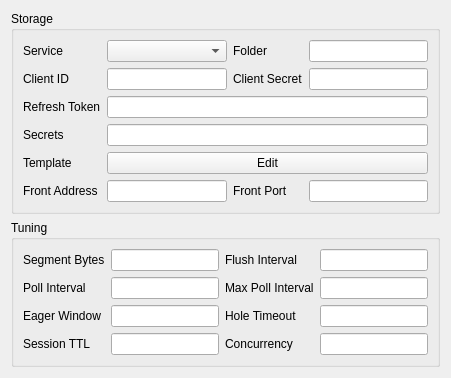
              <widget class="QWidget" name="xray_xdrive_box" native="true">
               <property name="sizePolicy">
                <sizepolicy hsizetype="Expanding" vsizetype="Preferred">
                 <horstretch>0</horstretch>
                 <verstretch>0</verstretch>
                </sizepolicy>
               </property>
               <layout class="QVBoxLayout" name="verticalLayout_xray_xdrive">
                <item>
                 <widget class="QGroupBox" name="xray_xdrive_storage_box">
                  <property name="sizePolicy">
                   <sizepolicy hsizetype="Expanding" vsizetype="Maximum">
                    <horstretch>0</horstretch>
                    <verstretch>0</verstretch>
                   </sizepolicy>
                  </property>
                  <property name="title">
                   <string>Storage</string>
                  </property>
                  <layout class="QGridLayout" name="gridLayout_xray_xdrive_storage">
                   <item row="0" column="0">
                    <widget class="QLabel" name="xray_xdrive_service_l">
                     <property name="text">
                      <string>Service</string>
                     </property>
                     <property name="buddy">
                      <cstring>xray_xdrive_service</cstring>
                     </property>
                    </widget>
                   </item>
                   <item row="0" column="1">
                    <widget class="NoWheelComboBox" name="xray_xdrive_service"/>
                   </item>
                   <item row="0" column="2">
                    <widget class="QLabel" name="xray_xdrive_folder_l">
                     <property name="text">
                      <string>Folder</string>
                     </property>
                     <property name="buddy">
                      <cstring>xray_xdrive_folder</cstring>
                     </property>
                    </widget>
                   </item>
                   <item row="0" column="3">
                    <widget class="QLineEdit" name="xray_xdrive_folder"/>
                   </item>
                   <item row="1" column="0">
                    <widget class="QLabel" name="xray_xdrive_client_id_l">
                     <property name="text">
                      <string>Client ID</string>
                     </property>
                     <property name="buddy">
                      <cstring>xray_xdrive_client_id</cstring>
                     </property>
                    </widget>
                   </item>
                   <item row="1" column="1">
                    <widget class="QLineEdit" name="xray_xdrive_client_id"/>
                   </item>
                   <item row="1" column="2">
                    <widget class="QLabel" name="xray_xdrive_client_secret_l">
                     <property name="text">
                      <string>Client Secret</string>
                     </property>
                     <property name="buddy">
                      <cstring>xray_xdrive_client_secret</cstring>
                     </property>
                    </widget>
                   </item>
                   <item row="1" column="3">
                    <widget class="QLineEdit" name="xray_xdrive_client_secret"/>
                   </item>
                   <item row="2" column="0">
                    <widget class="QLabel" name="xray_xdrive_refresh_token_l">
                     <property name="text">
                      <string>Refresh Token</string>
                     </property>
                     <property name="buddy">
                      <cstring>xray_xdrive_refresh_token</cstring>
                     </property>
                    </widget>
                   </item>
                   <item row="2" column="1" colspan="3">
                    <widget class="QLineEdit" name="xray_xdrive_refresh_token"/>
                   </item>
                   <item row="3" column="0">
                    <widget class="QLabel" name="xray_xdrive_secrets_l">
                     <property name="text">
                      <string>Secrets</string>
                     </property>
                     <property name="buddy">
                      <cstring>xray_xdrive_secrets</cstring>
                     </property>
                    </widget>
                   </item>
                   <item row="3" column="1" colspan="3">
                    <widget class="QLineEdit" name="xray_xdrive_secrets"/>
                   </item>
                   <item row="4" column="0">
                    <widget class="QLabel" name="xray_xdrive_template_l">
                     <property name="text">
                      <string>Template</string>
                     </property>
                     <property name="buddy">
                      <cstring>xray_xdrive_template_edit</cstring>
                     </property>
                    </widget>
                   </item>
                   <item row="4" column="1" colspan="3">
                    <widget class="QPushButton" name="xray_xdrive_template_edit">
                     <property name="text">
                      <string>Edit</string>
                     </property>
                    </widget>
                   </item>
                   <item row="5" column="0">
                    <widget class="QLabel" name="xray_xdrive_front_l">
                     <property name="text">
                      <string>Front Address</string>
                     </property>
                     <property name="buddy">
                      <cstring>xray_xdrive_front</cstring>
                     </property>
                    </widget>
                   </item>
                   <item row="5" column="1">
                    <widget class="QLineEdit" name="xray_xdrive_front"/>
                   </item>
                   <item row="5" column="2">
                    <widget class="QLabel" name="xray_xdrive_front_port_l">
                     <property name="text">
                      <string>Front Port</string>
                     </property>
                     <property name="buddy">
                      <cstring>xray_xdrive_front_port</cstring>
                     </property>
                    </widget>
                   </item>
                   <item row="5" column="3">
                    <widget class="QLineEdit" name="xray_xdrive_front_port"/>
                   </item>
                  </layout>
                 </widget>
                </item>
                <item>
                 <widget class="QGroupBox" name="xray_xdrive_tuning_box">
                  <property name="sizePolicy">
                   <sizepolicy hsizetype="Expanding" vsizetype="Maximum">
                    <horstretch>0</horstretch>
                    <verstretch>0</verstretch>
                   </sizepolicy>
                  </property>
                  <property name="title">
                   <string>Tuning</string>
                  </property>
                  <layout class="QGridLayout" name="gridLayout_xray_xdrive_tuning">
                   <item row="0" column="0">
                    <widget class="QLabel" name="xray_xdrive_segment_bytes_l">
                     <property name="text">
                      <string>Segment Bytes</string>
                     </property>
                     <property name="buddy">
                      <cstring>xray_xdrive_segment_bytes</cstring>
                     </property>
                    </widget>
                   </item>
                   <item row="0" column="1">
                    <widget class="QLineEdit" name="xray_xdrive_segment_bytes"/>
                   </item>
                   <item row="0" column="2">
                    <widget class="QLabel" name="xray_xdrive_flush_interval_l">
                     <property name="text">
                      <string>Flush Interval</string>
                     </property>
                     <property name="buddy">
                      <cstring>xray_xdrive_flush_interval</cstring>
                     </property>
                    </widget>
                   </item>
                   <item row="0" column="3">
                    <widget class="QLineEdit" name="xray_xdrive_flush_interval"/>
                   </item>
                   <item row="1" column="0">
                    <widget class="QLabel" name="xray_xdrive_poll_interval_l">
                     <property name="text">
                      <string>Poll Interval</string>
                     </property>
                     <property name="buddy">
                      <cstring>xray_xdrive_poll_interval</cstring>
                     </property>
                    </widget>
                   </item>
                   <item row="1" column="1">
                    <widget class="QLineEdit" name="xray_xdrive_poll_interval"/>
                   </item>
                   <item row="1" column="2">
                    <widget class="QLabel" name="xray_xdrive_max_poll_interval_l">
                     <property name="text">
                      <string>Max Poll Interval</string>
                     </property>
                     <property name="buddy">
                      <cstring>xray_xdrive_max_poll_interval</cstring>
                     </property>
                    </widget>
                   </item>
                   <item row="1" column="3">
                    <widget class="QLineEdit" name="xray_xdrive_max_poll_interval"/>
                   </item>
                   <item row="2" column="0">
                    <widget class="QLabel" name="xray_xdrive_eager_window_l">
                     <property name="text">
                      <string>Eager Window</string>
                     </property>
                     <property name="buddy">
                      <cstring>xray_xdrive_eager_window</cstring>
                     </property>
                    </widget>
                   </item>
                   <item row="2" column="1">
                    <widget class="QLineEdit" name="xray_xdrive_eager_window"/>
                   </item>
                   <item row="2" column="2">
                    <widget class="QLabel" name="xray_xdrive_hole_timeout_l">
                     <property name="text">
                      <string>Hole Timeout</string>
                     </property>
                     <property name="buddy">
                      <cstring>xray_xdrive_hole_timeout</cstring>
                     </property>
                    </widget>
                   </item>
                   <item row="2" column="3">
                    <widget class="QLineEdit" name="xray_xdrive_hole_timeout"/>
                   </item>
                   <item row="3" column="0">
                    <widget class="QLabel" name="xray_xdrive_session_ttl_l">
                     <property name="text">
                      <string>Session TTL</string>
                     </property>
                     <property name="buddy">
                      <cstring>xray_xdrive_session_ttl</cstring>
                     </property>
                    </widget>
                   </item>
                   <item row="3" column="1">
                    <widget class="QLineEdit" name="xray_xdrive_session_ttl"/>
                   </item>
                   <item row="3" column="2">
                    <widget class="QLabel" name="xray_xdrive_concurrency_l">
                     <property name="text">
                      <string>Concurrency</string>
                     </property>
                     <property name="buddy">
                      <cstring>xray_xdrive_concurrency</cstring>
                     </property>
                    </widget>
                   </item>
                   <item row="3" column="3">
                    <widget class="QLineEdit" name="xray_xdrive_concurrency"/>
                   </item>
                  </layout>
                 </widget>
                </item>
               </layout>
              </widget>
